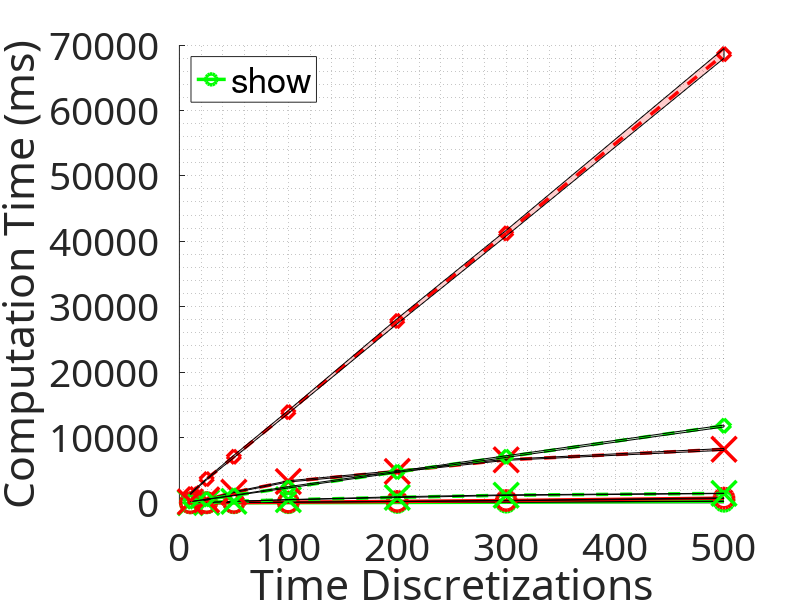

Here is the MATLAB script that generated this plot:
clear; clc; close all;

x0 = 500;
y0 = 500;
width = 1200;
height = 900;

%% GH Degree = 4
n_states = [10, 25, 50, 100, 200, 300, 500];

GPU_avg = [3.7, 6.46667, 11.5333, 24.7667, 61.1667, 107.267, 245.167];
GPU_min = [3, 6, 11, 23, 57, 100, 237];
GPU_max = [7, 11, 16, 32, 67, 119, 264];

CPU_avg = [10.8333, 26.4, 50.5333, 105.45, 221.533, 358.867, 725.8];
CPU_min = [8, 22, 46, 97, 193, 312, 670];
CPU_max = [17, 31, 59, 113, 237, 381, 777];

figure;
set(gca, 'FontName', 'Sans Serif', 'FontSize', 28)
set(gcf, 'position',[x0,y0,width,height])

hold on;

plot(n_states, GPU_avg, 'g-o', 'MarkerSize', 14, 'linewidth', 2.5, 'DisplayName', 'GPU Mean GH degree = 4');
fill([n_states, fliplr(n_states)], [GPU_min, fliplr(GPU_max)], 'g', 'FaceAlpha', 0.2, 'HandleVisibility', 'off');

plot(n_states, CPU_avg, 'r-o', 'MarkerSize', 14, 'linewidth', 2.5, 'DisplayName', 'CPU Mean GH degree = 4');
fill([n_states, fliplr(n_states)], [CPU_min, fliplr(CPU_max)], 'r', 'FaceAlpha', 0.2, 'HandleVisibility', 'off');


%% GH Degree = 10
GPU_avg = [23.6667, 61.1667, 238.3, 488.5, 843.333, 1172.67, 1451.55];
GPU_min = [20, 52, 232, 471, 813, 1139, 1426];
GPU_max = [31, 69, 244, 505, 942, 1231, 1481];

% CPU 时间向量
CPU_avg = [165.467, 457.433, 1627.77, 3268.6, 4814.27, 6582.1, 8199.1];
CPU_min = [136, 401, 1568, 3191, 4720, 6504, 8040];
CPU_max = [179, 560, 1694, 3379, 4950, 6669, 8318];

bigggg = (CPU_avg-GPU_avg)./CPU_avg

plot(n_states, GPU_avg, 'g--x', 'MarkerSize', 18, 'linewidth', 2.5, 'DisplayName', 'GPU Mean GH degree = 10');
fill([n_states, fliplr(n_states)], [GPU_min, fliplr(GPU_max)], 'g', 'FaceAlpha', 0.2, 'HandleVisibility', 'off');

plot(n_states, CPU_avg, 'r--x', 'MarkerSize', 18, 'linewidth', 2.5, 'DisplayName', 'CPU Mean GH degree = 10');
fill([n_states, fliplr(n_states)], [CPU_min, fliplr(CPU_max)], 'r', 'FaceAlpha', 0.2, 'HandleVisibility', 'off');


%% GH Degree = 16
GPU_avg = [198.65, 543.7, 1133.75, 2332, 4724.25, 7049.1, 11791.1];
GPU_min = [179, 523, 1105, 2279, 4648, 6946, 11605];
GPU_max = [208, 567, 1166, 2489, 4820, 7207, 11901];

CPU_avg = [1349.95, 3635.9, 7051.45, 13865.8, 27812.6, 41193.7, 68592.9];
CPU_min = [1291, 3545, 6909, 13679, 27387, 40788, 67977];
CPU_max = [1480, 3715, 7274, 14117, 28166, 41666, 69467];

plot(n_states, GPU_avg, 'g--d', 'MarkerSize', 10, 'linewidth', 2.5, 'DisplayName', 'GPU Mean GH degree = 16');
fill([n_states, fliplr(n_states)], [GPU_min, fliplr(GPU_max)], 'g', 'FaceAlpha', 0.2, 'HandleVisibility', 'off');

plot(n_states, CPU_avg, 'r--d', 'MarkerSize', 10, 'linewidth', 2.5, 'DisplayName', 'CPU Mean GH degree = 16');
fill([n_states, fliplr(n_states)], [CPU_min, fliplr(CPU_max)], 'r', 'FaceAlpha', 0.2, 'HandleVisibility', 'off');

bigggg = (CPU_avg-GPU_avg)./CPU_avg


xlabel("Time Discretizations")
ylabel("Computation Time (ms)")
legend('show', 'Location', 'northwest');
grid minor

% exportgraphics(gcf, '3dpR_1.pdf', 'ContentType', 'vector', 'BackgroundColor', 'none');
